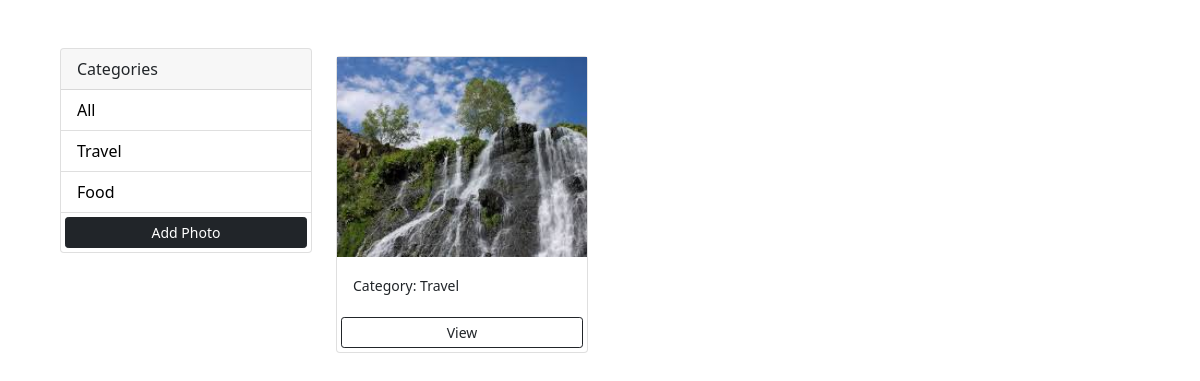
The app's page /?category=Travel, older data.
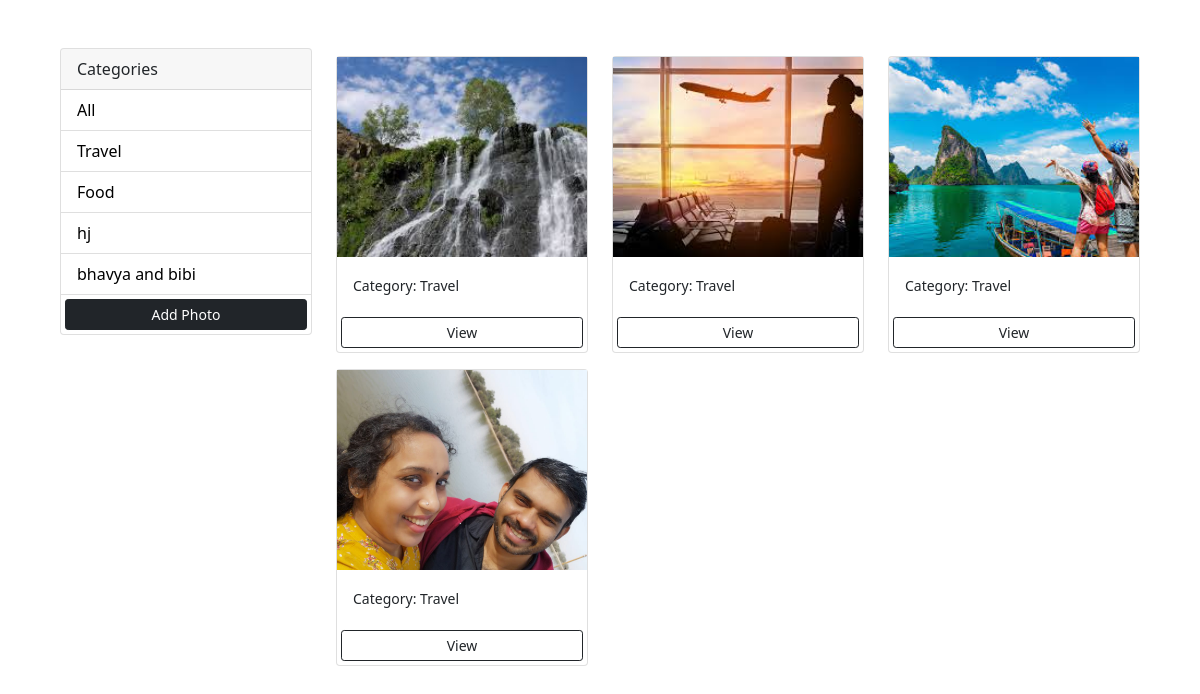
The same page, newer data.
### photos/models.py (models this page shows, shortened)
class Category(models.Model):
    name = models.CharField(max_length=100, null=False, blank=False)

class Photo(models.Model):
    category = models.ForeignKey(
        Category, on_delete=models.SET_NULL, null=True, blank=True)
    image = models.ImageField(null=False, blank=False)
    description = models.TextField()

### photos/views.py (the view)
# urls.py: path('', views.gallery, name='gallery'),
def gallery(request):
    category = request.GET.get('category')
    if category == None:
        photos = Photo.objects.all()
    else:
        photos = Photo.objects.filter(category__name=category)
    categories = Category.objects.all()
    context = {'categories': categories, 'photos': photos}
    return render(request, 'photos/gallery.html', context)

### photos/templates/photos/gallery.html (shortened to what this page needs)
<!DOCTYPE html>
<html lang="en">
<head>
    <link href="https://cdn.jsdelivr.net/npm/bootstrap@5.0.0-beta1/dist/css/bootstrap.min.css" rel="stylesheet"
>
</head>
<body class="m-5">
    <div class="container">
        <div class="row">
            <div class="col-md-3">
                <div class="card">
                    <div class="card-header">
                        Categories
                    </div>
                    <ul class="list-group list-group-flush">
                        <li class="list-group-item">
                            <a href="{% url 'gallery' %}">All</a>
                        </li>
                        {% for category in categories %}
                        <li class=" list-group-item">
                            <a href="{% url 'gallery' %}?category={{category.name}}">
                                {{category.name}}
                            </a>
                        </li>
                        {% endfor %}
                        <a href="{% url 'add' %}" class="btn btn-dark btn-block btn-sm m-1">Add Photo</a>
                    </ul>
                </div>
            </div>
            <div class="col-md-9">
                <div class="row">
                    {% for photo in photos %}
                    <div class="col-md-4">
                        <div class="card my-2">
                            <img class="image-thumbail" src="{{photo.image.url}}" alt="Card image cap">
                            <div class="card-body">
                                <small>Category: {{photo.category.name}}</small>
                            </div>
                            <a href="{% url 'photo' photo.id %}" class="btn btn-outline-dark btn-sm m-1">View</a>
                        </div>
                    </div>
                    {% empty %}
                    <h3>No photos...</h3>
                    {% endfor %}

Row changes from the older to the newer data that the page shows:
added Category: name "hj"
added Category: name "bhavya and bibi"
added Photo: image (picture), category.name "Travel"
added Photo: image (picture), category.name "Travel"
added Photo: image (picture), category.name "Travel"
